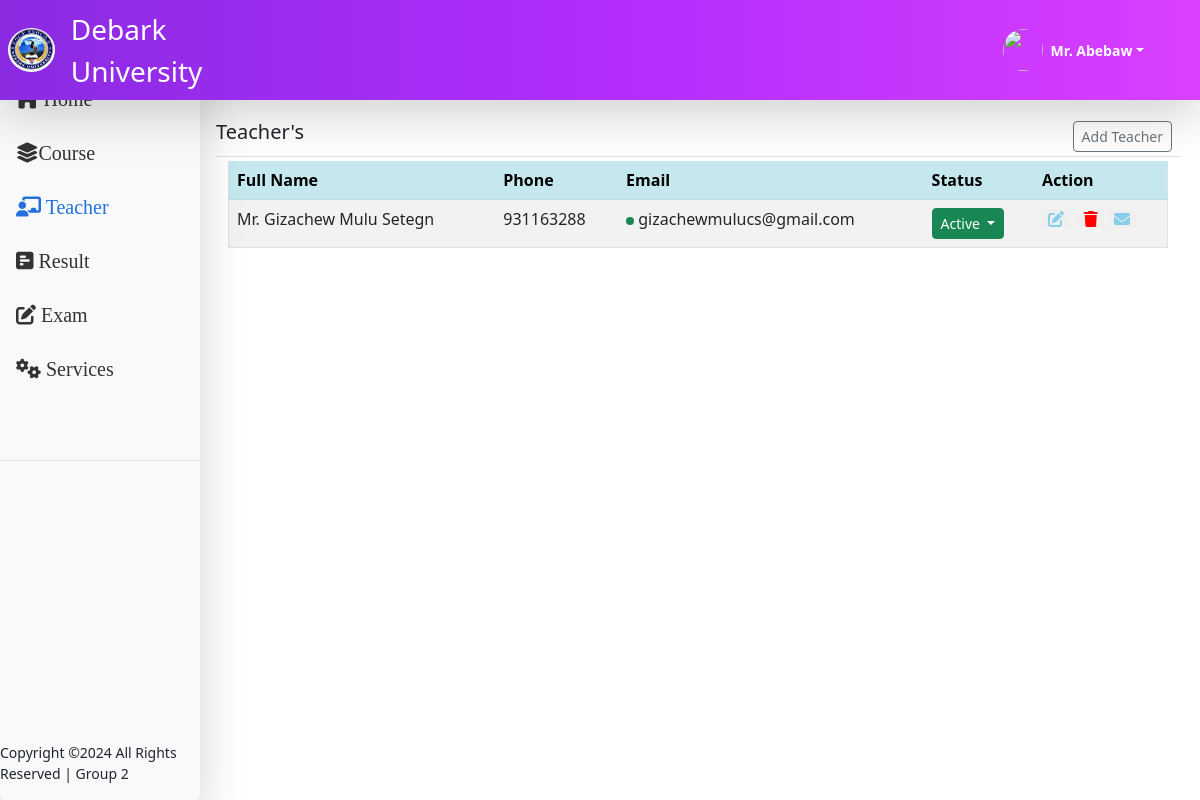
Page /admin/addinstruct.php (signed in) on the committed database.
### tables this page shows
CREATE TABLE `account` (
  `Department` varchar(100) DEFAULT NULL,
  `user_id` varchar(21) NOT NULL,
  `user_type` varchar(21) NOT NULL,
  `title` varchar(20) DEFAULT NULL,
  `fname` varchar(24) NOT NULL,
  `lname` varchar(23) NOT NULL,
  `gname` varchar(24) NOT NULL,
  `phone` int(25) NOT NULL,
  `email` varchar(27) NOT NULL,
  `email_stat` int(5) DEFAULT NULL,
  `photo` varchar(255) DEFAULT NULL,
  `user_name` varchar(24) NOT NULL,
  `password` varchar(100) NOT NULL,
  `status` int(5) NOT NULL DEFAULT 1
);

### admin/addinstruct.php (the view, shortened to what this page needs)
<?php
include "header.php";
  $depart = $_SESSION['hdepid'];
$fetch = $pdo->prepare('SELECT * FROM account WHERE Department=:depa AND user_type=:teach ');
$fetch->bindValue(':depa', $depart);
$fetch->bindValue(':teach', 'Teacher');
$fetch->execute();
$cat = $fetch->fetchAll(PDO::FETCH_ASSOC);
?>
<html lang="en">
<head>
</head>
<body>
  <div class="d-flex justify-content-between flex-wrap flex-md-nowrap align-items-center pt-1 pb-1 mb-1 border-bottom">
    <h5 class="h5">Teacher's</h5>
    <div class="btn-toolbar mb-2 mb-md-0">
      <div class="btn-group me-2">
        <button type="button" class="btn btn-sm btn-outline-secondary" data-bs-toggle="modal" data-bs-target="#invmodal"> Add Teacher</button>
      </div>
    </div>
  </div>
  <div class="table table-bordered table-striped">
    <div class="container">
      <table class="table table-striped table-hover container table-hover">
        <tr class="table-info">
          <th class="table-info">Full Name</th>
          <th class="table-info">Phone</th>
          <th class="table-info">Email </th>
          <th class="table-info">Status </th>
          <th class="table-info" style="width: auto;"> Action </th>
        </tr>
        <tbody>
          <?php foreach ($cat as $ca) :
          ?>
            <tr class="">
              <td><?php echo $ca['title'] . ' ' . $ca['fname'] . ' ' . $ca['lname'] . ' ' . $ca['gname'] ?></td>
              <td><?php echo $ca['phone'] ?></td>
              <td>
                <?php if( $ca['email_stat'] == 1):?>
                  <span title="Email has been sent" class="d-inline-block bg-success rounded-circle p-1"></span>
                <?php endif;?>
                <?php echo $ca['email'] ?>
              </td>
              <?php if ($ca['status'] == 1) :  ?>
                <td>
                  <div class="dropdown">
                    <button class="btn btn-success btn-sm dropdown-toggle" type="button" id="<?php echo $ca['user_id']; ?>" data-bs-toggle="dropdown" aria-expanded="false">
                         Active
                    </button>
                  </div>
                </td>
              <?php endif; ?>
              <td>
                <button type="button" title="Edit" class="border-0 rugant fa  fa-edit" value="<?php echo $ca['user_id']; ?>" style="color:skyblue;margin-right:3%;" data-bs-toggle="modal" data-bs-target="#staticBackdrop"></button>
              <button type="submit" title="Delete" id="user_delete" name="qdelete" value="<?php echo $ca['user_id'] ?>" class='border-0 fa fa-trash' style='color:red'></button>
                <button type="button" title="Resend Confirmation" id="send_again" class="border-0 rugant fa  fa-envelope" value="<?php echo $ca['user_id']; ?>" style="color:skyblue;margin-right:3%;"></button>
              </td>
            </tr>
          <?php endforeach;
          ?>
        </tbody>
      </table>
    </div>
  </div>
  </div>
      <div class="position-fixed bottom-0 end-0 p-3" style="z-index: 11">
    </div>
</body>
</html>

### admin/header.php (shortened to what this page needs)
<?php
include "dbc.php";
if (isset($_SESSION['huid']) && isset($_SESSION['hdepid'])) {
  $fetch = $pdo->prepare('SELECT * FROM account WHERE user_id=:depa AND user_type=:teach ');
  $fetch->bindValue(':depa', $_SESSION['huid']);
  $fetch->bindValue(':teach', 'Head');
  $fetch->execute();
  $hprofile = $fetch->fetch(PDO::FETCH_ASSOC);
?>
<html lang="en">
  <head>
    <link href="css/sidebars.css" rel="stylesheet">
    <link href="css/all.min.css" rel="stylesheet" type="text/css">
        <link href="css/fontawesome.min.css" rel="stylesheet" type="text/css">
<link href="css/bootstrap.min.css" rel="stylesheet">
    <link href="css/dashboard.css?v=<?php echo time(); ?>" rel="stylesheet">
  </head>
  <body>
  <header class="navbar navbar-dark sticky-top flex-md-nowrap p-2 shadow-lg  mb-3 "style="background: linear-gradient(to right, #8A2BE2, #B12DFC, #D93FFF);
  /* Use vendor prefixes for better browser compatibility */
  background: -moz-linear-gradient(left, #8A2BE2, #B12DFC, #D93FFF);
  background: -webkit-linear-gradient(left, #8A2BE2, #B12DFC, #D93FFF);
  background: linear-gradient(to right, #8A2BE2, #B12DFC, #D93FFF);" >
  <a href="/" class="d-flex align-items-center col-md-3 mb-2 mb-md-0 text-dark text-decoration-none">
          <img src="img/logod.png" alt="" width="47" height="44" style="border-radius:55%;" class="d-inline-block align-text-center">
          <span class="text-white fs-3 ms-3">Debark University</span>
        </a>
    <div class="dropdown px-5">
      <a href="#" class="d-flex align-items-center  text-white link-info text-decoration-none dropdown-toggle" data-bs-toggle="dropdown" aria-expanded="false">
        <img src="img/account/<?php echo $hprofile['photo'] ?>" alt="" width="40" height="42" class="rounded-circle me-2">
        <strong><?php echo $hprofile['title'].' '.$hprofile['fname'] ?></strong>
      </a>
    </div>
</header>
<div class="container-fluid">
  <div class="row">
    <nav id="sidebarMenu" class="shadow-lg  rounded col-md-3 col-lg-2 d-md-block bg-light sidebar collapse">
      <div class="position-sticky pt-3 sidebar-sticky">
        <ul class="nav flex-column pp" >
          <li class="nav-item aa mb-2">
            <a class="nav-link homie active "
            href="home"><span class="fa fa-home"></span> Home</a>
          </li>
          <li class="nav-item mb-2">
        <button class="btn nav-link caticati btn-toggle d-inline-flex align-items-center rounded border-0 collapsed" data-bs-toggle="collapse" data-bs-target="#orders-collapsec" aria-expanded="false">
        <span class="fa fa-layer-group"></span> Course
        </button>
        </li>
          <li class="nav-item mb-2">
            <a class="nav-link tichur"  href="addinstruct"><span class="fa fa-chalkboard-user"></span> Teacher
            </a>
          </li>
          <li class="nav-item mb-2">
            <a class="nav-link resulti" href="eResult"><span class="fa fa-square-poll-horizontal"></span> Result</a>
          </li>
          <li class="nav-item mb-2">
            <a class="nav-link actexam" href="actexam"><span class="fa fa-pen-to-square"></span> Exam</a>
          </li>
          <li class="nav-item mb-2">
            <a class="nav-link serv" href="service"><span class="fa fa-cogs"></span> Services</a>
          </li>
        </ul>
        <ul class="nav flex-column mb-2">
          <li class="nav-item">
            <a class="nav-link" href="#">
            </a>
          </li>
          <li class="border-top my-3"></li>
  </div>
        <div class="footer">
              <p>
                Copyright &copy;<script>document.write(new Date().getFullYear());</script> All Rights Reserved | Group 2
              </p>
            </div>
      </div>
    <main class="col-md-9 ms-sm-auto col-lg-10 px-md-2">
<?php
}else{
  header("Location:session.php");
     exit();
}
 ?>

### admin/css/sidebars.css (style rules this page uses)
.dropdown-toggle { outline: 0; }
.btn-toggle { padding: .25rem .5rem; font-weight: 600; color: rgba(0, 0, 0, .65); background-color: transparent; }
.btn-toggle::before { width: 1.25em; line-height: 0; transition: transform .35s ease; transform-origin: .5em 50%; }

### admin/css/dashboard.css (style rules this page uses)
body { font-size: .875rem; }
.sidebar { position: fixed; top: 5pxs; max-width: 210px; bottom: 0; left: 0; z-index: 100; padding: 48px 0 0; box-shadow: inset -1px 0 0 rgba(0, 0, 0, .1); }
.sidebar-sticky { height: calc(100vh - 48px); overflow-x: hidden; overflow-y: auto; }
.sidebar .nav-link { font-weight: 5000; font-size: 20px; color: #333; font-family: font-monospace; }
.sidebar-sticky .pp .aa:first-child { margin-top: 70px; }
.sidebar .nav-link.active { color: #2470dc; }

### rows in the picture
account: title "Mr.", fname "Abebaw"
account: title "Mr.", fname "Gizachew", lname "Mulu", gname "Setegn", phone "931163288", email_stat 1 (drawn), email "gizachewmulucs@gmail.com"
